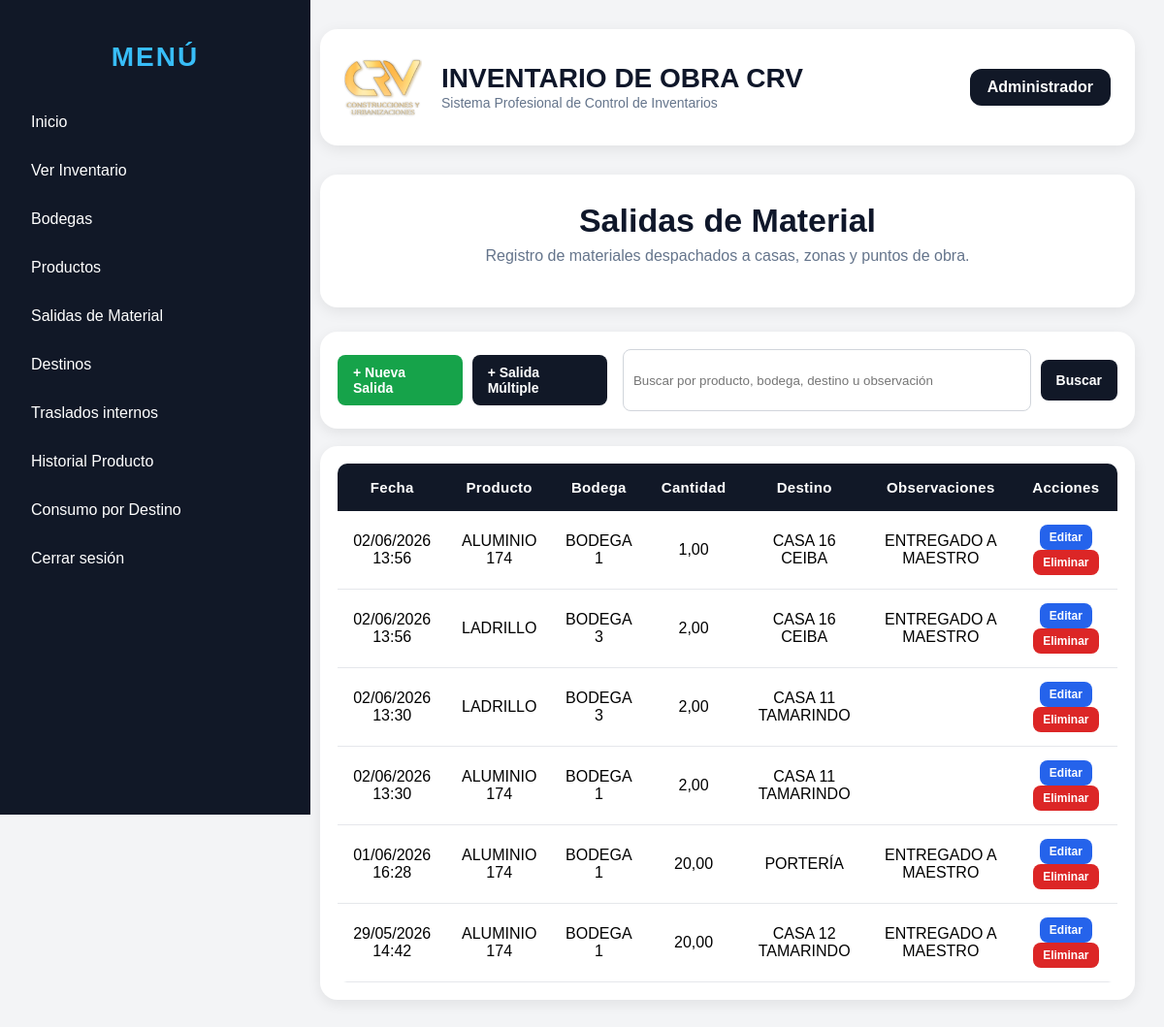
The app's page /movimientos (signed in) with its own data.
### models/usuario.py (models this page shows, shortened)
class Usuario(db.Model, UserMixin):
    __tablename__ = "usuarios"
    id = db.Column(db.Integer, primary_key=True)
    nombre = db.Column(db.String(100), nullable=False)
    usuario = db.Column(db.String(50), unique=True, nullable=False)
    password_hash = db.Column(db.String(200), nullable=False)
    rol = db.Column(db.String(50), default="ADMIN")

### models/movimiento.py (models this page shows)
class Movimiento(db.Model):
    __tablename__ = "movimientos"
    id = db.Column(db.Integer, primary_key=True)
    producto_id = db.Column(db.Integer, db.ForeignKey('productos.id'), nullable=False)
    obra_id = db.Column(db.Integer, db.ForeignKey('obras.id'), nullable=False)
    tipo = db.Column(db.String(20), nullable=False)
    cantidad = db.Column(db.Float, nullable=False)
    destino_id = db.Column(db.Integer, db.ForeignKey("destinos.id"))
    observaciones = db.Column(db.String(255))
    fecha = db.Column(db.DateTime, default=datetime.utcnow)
    producto = db.relationship("Producto")
    obra = db.relationship("Obra")
    destino = db.relationship("Destino")

### models/producto.py (models this page shows)
class Producto(db.Model):
    __tablename__ = "productos"
    id = db.Column(db.Integer, primary_key=True)
    codigo = db.Column(db.String(50), unique=True, nullable=False)
    nombre = db.Column(db.String(150), nullable=False)
    categoria = db.Column(db.String(100))
    unidad = db.Column(db.String(50))
    stock = db.Column(db.Float, default=0)
    stock_minimo = db.Column(db.Float, default=0)
    precio = db.Column(db.Float, default=0)
    activo = db.Column(db.Boolean, default=True)

### models/obra.py (models this page shows)
class Obra(db.Model):
    __tablename__ = "obras"
    id = db.Column(db.Integer, primary_key=True)
    nombre = db.Column(db.String(150), nullable=False)
    ubicacion = db.Column(db.String(150))
    responsable = db.Column(db.String(100))
    estado = db.Column(db.String(30), default="ACTIVA")

### models/destino.py (models this page shows)
class Destino(db.Model):
    __tablename__ = "destinos"
    id = db.Column(db.Integer, primary_key=True)
    nombre = db.Column(db.String(150), nullable=False, unique=True)
    sector = db.Column(db.String(100))
    estado = db.Column(db.String(20), default="ACTIVO")
    activo = db.Column(db.Boolean, default=True)

### routes/movimientos.py (the view, shortened to what this page needs)
@movimientos_bp.route("/movimientos")
@login_required
def listar_movimientos():
    buscar = request.args.get("buscar", "").strip()
    query = Movimiento.query.filter_by(tipo="SALIDA")
    movimientos = query.order_by(Movimiento.fecha.desc()).all()
    return render_template(
        "movimientos/lista.html",
        movimientos=movimientos
    )

### templates/movimientos/lista.html (shortened to what this page needs)
{% extends "base.html" %}
{% block content %}
<div class="page-header-card">
    <h1>Salidas de Material</h1>
    <p>Registro de materiales despachados a casas, zonas y puntos de obra.</p>
</div>
<div class="movimientos-toolbar no-print">
    <div style="display:flex; gap:10px;">
        <a class="btn btn-success" href="/movimientos/nuevo">
            + Nueva Salida
        </a>
        <a class="btn btn-dark" href="/movimientos/nuevo-multiple">
            + Salida Múltiple
        </a>
    </div>
    <form method="GET" class="movimientos-search">
        <input
            type="text"
            name="buscar"
            placeholder="Buscar por producto, bodega, destino u observación"
            value="{{ request.args.get('buscar', '') }}"
        >
        <button type="submit" class="btn btn-dark">
            Buscar
        </button>
    </form>
</div>
<div class="movimientos-table-card">
    <table class="movimientos-table">
        <tr>
            <th>Fecha</th>
            <th>Producto</th>
            <th>Bodega</th>
            <th>Cantidad</th>
            <th>Destino</th>
            <th>Observaciones</th>
            <th>Acciones</th>
        </tr>
        {% for m in movimientos %}
        <tr>
            <td>
                {{ m.fecha.strftime('%d/%m/%Y %H:%M') }}
            </td>
            <td>{{ m.producto.nombre if m.producto else "SIN PRODUCTO" }}</td>
            <td>{{ m.obra.nombre if m.obra else "SIN BODEGA" }}</td>
            <td>
                {{ "{:,.2f}".format(m.cantidad).replace(",", "X").replace(".", ",").replace("X", ".") }}
            </td>
            <td>
                {% if m.destino %}
                    {{ m.destino.nombre }}
                {% else %}
                    SIN DESTINO
                {% endif %}
            </td>
            <td>{{ m.observaciones }}</td>
            <td>
                {% if current_user.rol == "ADMIN" %}
                <a class="btn btn-small btn-edit" href="/movimientos/editar/{{ m.id }}">
                    Editar
                </a>
                <a href="/movimientos/eliminar/{{ m.id }}"
                class="btn btn-small btn-danger"
                onclick="return confirm('¿Desea eliminar esta salida de material?')">
                    Eliminar
                </a>
                {% endif %}
        </tr>
        {% endfor %}
    </table>
</div>
{% endblock %}

### templates/base.html (shortened to what this page needs)
<!DOCTYPE html>
<html lang="es">
<head>
</head>
<body>
    <div class="sidebar">
        <h2 class="menu-title">MENÚ</h2>
        <a href="/dashboard">Inicio</a>
        <a href="/existencias">Ver Inventario</a>
        <a href="/obras">Bodegas</a>
        <a href="/productos">Productos</a>
        <a href="/movimientos">Salidas de Material</a>
        <a href="/destinos">Destinos</a>
        <a href="/traslados/nuevo">Traslados internos</a>
        <a href="/historial-producto">Historial Producto</a>
        <a href="/consumos/destino">Consumo por Destino</a>
        <a href="/logout">Cerrar sesión</a>
    </div>
    <div class="content">
        <div class="topbar">
            <div class="topbar-left">
                <img src="{{ url_for('static', filename='logo.png') }}">
                <div>
                    <h1>INVENTARIO DE OBRA CRV</h1>
                    <span>Sistema Profesional de Control de Inventarios</span>
                </div>
            </div>
            <div class="topbar-right">
                {{ current_user.nombre }}
            </div>
        </div>
        {% block content %}{% endblock %}
    </div>
</body>
</html>

### templates/base.html (style rules this page uses)
body { margin: 0; font-family: Arial, sans-serif; background: #f3f4f6; }
.sidebar { width: 280px; height: 100vh; background: #111827; color: white; position: fixed; padding: 20px; }
.sidebar h2 { margin-bottom: 30px; color: #38bdf8; }
.menu-title { color:white; text-align:center; font-size:28px; margin-bottom:35px; letter-spacing:2px; font-weight:800; }
.sidebar a { display: block; color: white; text-decoration: none; padding: 12px; border-radius: 8px; margin-bottom: 8px; }
.content { margin-left: 300px; padding: 30px; }
.topbar { background: white; padding: 15px 20px; border-radius: 12px; margin-bottom: 25px; box-shadow: 0 2px 8px rgba(0,0,0,0.08); }
.topbar { background:white; padding:20px 25px; border-radius:18px; margin-bottom:30px; box-shadow:0 4px 15px rgba(0,0,0,0.08); display:flex; justify-content:space-between; align-items:center; }
.topbar-left { display:flex; align-items:center; gap:20px; }
.topbar-left img { width:80px; height:80px; object-fit:contain; }
.topbar-left h1 { margin:0; color:#0f172a; font-size:28px; }
.topbar-left span { color:#64748b; font-size:14px; }
.topbar-right { background:#111827; color:white; padding:10px 18px; border-radius:12px; font-weight:bold; }
table { background: white; border-collapse: collapse; width: 100%; border-radius: 10px; overflow: hidden; }
th { background: #111827; color: white; padding: 16px; text-align: center; font-size: 15px; letter-spacing: 0.3px; }
td { padding: 14px; border-bottom: 1px solid #e5e7eb; vertical-align: middle; text-align: center; }
input, select { width: 100%; padding: 10px; margin-top: 5px; border: 1px solid #d1d5db; border-radius: 8px; }
button, .btn { background: #2563eb; color: white; padding: 10px 16px; border: none; border-radius: 8px; text-decoration: none; cursor: pointer; display: inline-block; font-size: 14px; font-weight: 600; transition: all 0.2s ease; }
.btn-small { padding: 6px 10px; font-size: 12px; }
.btn-edit { background: #2563eb; }
.btn-delete, .btn-danger { background: #dc2626; }
.btn-success { background: #16a34a; }
.btn-dark { background: #111827; }
.page-header-card { background: white; border-radius: 18px; padding: 28px 30px; margin-bottom: 25px; text-align: center; box-shadow: 0 4px 15px rgba(0,0,0,0.08); }
.page-header-card h1 { margin: 0; font-size: 34px; color: #0f172a; }
.page-header-card p { margin-top: 8px; color: #64748b; font-size: 16px; }

### templates/movimientos/lista.html (style rules this page uses)
.movimientos-toolbar { background:white; border-radius:18px; padding:18px; margin-bottom:18px; display:flex; justify-content:space-between; align-items:center; gap:16px; box-shadow:0 4px 14px rgba(0,0,0,0.08); }
.movimientos-search { display:flex; gap:10px; align-items:center; width:520px; }
.movimientos-search input { flex:1; height:42px; margin:0; }
.movimientos-search button { height:42px; }
.movimientos-table-card { background:white; border-radius:18px; padding:18px; box-shadow:0 4px 14px rgba(0,0,0,0.08); }
.movimientos-table td, .movimientos-table th { text-align:center; vertical-align:middle; }

### records on screen
Usuario: nombre "Administrador"
Movimiento: fecha "02/06/2026 13:56", producto "ALUMINIO 174", obra "BODEGA 1", cantidad "1,00", destino.nombre "CASA 16 CEIBA", observaciones "ENTREGADO A MAESTRO"
Movimiento: fecha "02/06/2026 13:56", producto "LADRILLO", obra "BODEGA 3", cantidad "2,00", destino.nombre "CASA 16 CEIBA", observaciones "ENTREGADO A MAESTRO"
Movimiento: fecha "02/06/2026 13:30", producto "LADRILLO", obra "BODEGA 3", cantidad "2,00", destino.nombre "CASA 11 TAMARINDO"
Movimiento: fecha "02/06/2026 13:30", producto "ALUMINIO 174", obra "BODEGA 1", cantidad "2,00", destino.nombre "CASA 11 TAMARINDO"
Movimiento: fecha "01/06/2026 16:28", producto "ALUMINIO 174", obra "BODEGA 1", cantidad "20,00", destino.nombre "PORTERÍA", observaciones "ENTREGADO A MAESTRO"
Movimiento: fecha "29/05/2026 14:42", producto "ALUMINIO 174", obra "BODEGA 1", cantidad "20,00", destino.nombre "CASA 12 TAMARINDO", observaciones "ENTREGADO A MAESTRO"
